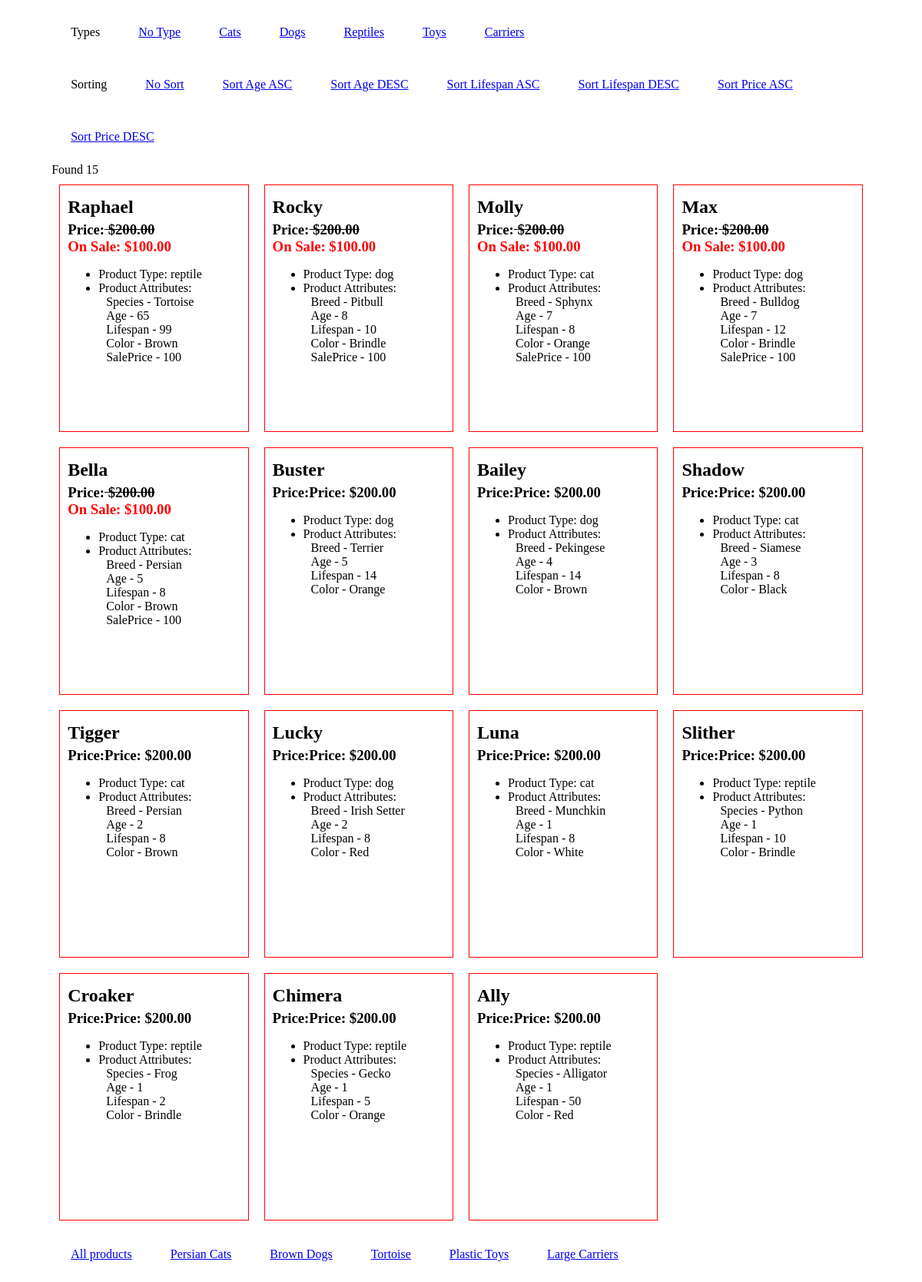
/index.php?sort=agedesc, run on the app's committed database.
### tables this page shows
CREATE TABLE `psa_products` (
  `product_id` int(11) NOT NULL,
  `product_name` varchar(45) NOT NULL,
  `product_type` varchar(45) NOT NULL DEFAULT '0',
  `product_price` decimal(6,2) NOT NULL
);

### index.php (called while the page is built, shortened)
<?php
include ('AutoLoader.class.php');
$pageData = Array();
if (php_sapi_name() === 'cli') {
    $pageData['themepath'] = 'app/view/themes/cli/';
} else {
    $pageData['themepath'] = 'app/view/themes/default/';
}
$request = new stdClass();
$request->route = 'search';
if (! empty($_GET['sort'])) {
    $request->sort = filter_var($_GET['sort'], FILTER_SANITIZE_STRING);
}
$loader = new Loader();
$loader->themepath = $pageData['themepath'];
$controller = $loader->loadController('Index', $pageData, $request);
$loader->loadView('common/header');
$pageData['body'] = $controller->index();
$loader->loadView('index', $pageData['body']);

### system/db/DatabaseMysqli.class.php (called while the page is built, shortened)
<?php
final class DatabaseMysqli extends Config
{
    private static $instance = null;
    private function __construct()
    {
        try {
            $this->connection = new \mysqli(self::DB_SERVER, self::DB_USER, self::DB_PASS, self::DB_DATABASE);
        } catch (\Exception $e) {
            error_log($e, 0);
        }
    }
    public static function getInstance()
    {
        if (self::$instance == null) {
            self::$instance = new DatabaseMysqli();
        }
        return self::$instance;
    }
    public function getResults(string $query): array
    {
        try {
            $rs = $this->connection->query($query);
            if ($this->connection->error) {
                throw new \Exception("PHP-MYSQL Error:  Could not execute Query:  query was $query");
            } else {
                while ($row = $rs->fetch_object()) {
                    $results['data'][] = $row;
                }
                if (strstr($query, 'SQL_CALC_FOUND_ROWS')) {
                    $results['num_rows'] = $rs->num_rows;
                }
                return $results;
            }
        } catch (\Exception $e) {
            $em = "PHP-MYSQL Error: " . $this->connection->errno . " - " . $this->connection->error;
            error_log($e, 0);
            error_log($em, 0);
            return Array();
        }
    }
}

### app/model/ProductSearch.class.php (called while the page is built, shortened)
<?php
class ProductSearch extends AbstractModel
{
    public $sort;
    private $whereAttributeClause;
    private $wherePriceClause;
    private $whereTypeClause;
    private $whereAdditionalClause;
    public function getProducts(): Array
    {
        $query = "SELECT SQL_CALC_FOUND_ROWS
                    p.product_name,p.product_type,p.product_price,
                      (SELECT attribute_value
                        FROM
                            petstore_db01.psa_attributes a
                        WHERE
                            a.product_id = p.product_id AND
                            LOWER(a.attribute_name) = 'age'
                        ) AS age,
                      (SELECT attribute_value
                        FROM
                            petstore_db01.psa_attributes a1
                        WHERE
                            a1.product_id = p.product_id AND
                            LOWER(a1.attribute_name) = 'lifespan'
                        ) AS lifespan,
                    (SELECT
                            GROUP_CONCAT(concat(ifnull(attribute_name,'NULL'),':',ifnull(attribute_value,'NULL')),';'
                                    SEPARATOR '|'
                                ) as attributes
                        FROM
                            petstore_db01.psa_attributes a3
                       WHERE a3.product_id = p.product_id
                        ) AS attributes
                FROM
                    petstore_db01.psa_products p
                    LEFT JOIN
                    petstore_db01.psa_attributes ptav ON ptav.product_id = p.product_id
            WHERE p.product_id !=''
            $this->whereAttributeClause
            $this->wherePriceClause
            $this->whereTypeClause
            $this->whereAdditionalClause
            group by p.product_id
            $this->sort ;";
        $results = $this->db->getResults($query);
        return ($results);
    }
    public function setSort(string $sorting)
    {
        switch ($sorting) {
            case 'agedesc':
                $this->sort = ' order by CAST(age as unsigned) desc ';
                $this->whereAdditionalClause = " AND (ptav.attribute_name = 'age' and attribute_value !='') ";
                break;
        }
    }
}

### app/controller/Index.class.php (called while the page is built, shortened)
<?php
class Index extends AbstractController
{
    public function __construct($request)
    {
        $this->request = $request;
    }
    public function index()
    {
        $loader = new Loader();
        $search = $loader->loadModel('ProductSearch');
        if (! empty($this->request->sort)) {
            $search->setSort($this->request->sort);
        }
        $results = $search->getProducts();
        if (! empty($results['data'])) {
            foreach ($results['data'] as $k => $v) {
                if (! empty($v->attributes)) {
                    $arr = explode('|', $v->attributes);
                    unset($v->attributes);
                    foreach ($arr as $k2 => $v2) {
                        if (! empty($v->age) && ! empty($v->lifespan)) {
                            $used = (double) $v->age / (double) $v->lifespan;
                            if ($used > .5) {
                                $v->salePrice = ($v->product_price * .5);
                            }
                        }
                    }
                }
            }
        } else {
            echo '<pre>';
            echo '</pre>';
            $results['data'] = 'No Results';
            $results['num_rows'] = 0;
        }
        return $results;
    }
}

### AutoLoader.class.php (called while the page is built, shortened)
<?php
class autoLoader
{
    public function __construct()
    {
        spl_autoload_register(function ($class) {
            $file = __DIR__ . DIRECTORY_SEPARATOR . str_replace('\\', DIRECTORY_SEPARATOR, $class) . '.class.php';
        });
    }
}

### system/engine/AbstractModel.class.php (called while the page is built, shortened)
<?php
abstract class AbstractModel
{
    protected function __construct()
    {
        $this->db = DatabaseMysqli::getInstance();
    }
}

### app/view/themes/default/boxes/productBoxes.php (the view)
<div class="quarter floatleft">
    <div class="productbox  ">
    	<h2 class="mar5tb"><?=$v->product_name; ?></h2>
    	<h3 class="mar5tb">Price:<?php
        if (! empty($v->salePrice)) {
            echo '<strike>' . sprintf(" $%01.2f", $v->product_price) . '</strike><br>';
            echo '<b style="color:red">' . sprintf("On Sale: $%01.2f", $v->salePrice) . '</b>';
        } else {
            echo sprintf("Price: $%01.2f", $v->product_price);;
        }
        ?>
        </h3>
    	<ul>
    		<li>Product Type: <?=$v->product_type; ?></li>
    		<li style="width: 100%;">Product Attributes:
    		<?php
            if (is_array($v->attributes)) {
                foreach ($v->attributes as $k1 => $v1) {
                    foreach ($v1 as $k2 => $v2) {
                        if (! empty($v2) && $v2 != 'NULL') {
                            echo '<div style="padding-left:10px;">';
                            echo ucwords($k2);
                            echo ' - ';
                            echo ucwords($v2);
                            echo '</div>';
                        }
                    }
                }
            }
            ?>
    		</li>
    	</ul>
    </div>
</div>

### app/view/themes/default/index.php
<div class="" style="width:100%;">
<div><?php
if (! empty($pageData['num_rows'])){
    echo "Found {$pageData['num_rows']}";
}?>
</div>
<?php
if ($pageData['num_rows'] > 0) {
    foreach ($pageData['data'] as $k => $v) {
        require 'boxes/productBoxes.php';
    }
} else {
    echo 'We are sorry, the search returned no results, please search again ';
}
?>
</div>

### app/view/themes/default/common/header.php (style rules this page uses)
.quarter { width: 25%; }
.floatleft { float: left; }
.productbox { border: 1px solid red; padding: 10px; margin: 10px; min-height: 300px; }
.mar5tb { margin: 5px 0px; }

### data on the page
psa_products: product_name "Raphael", product_price "200.00", product_price "100.00", product_type "reptile", k2 "Species", v2 "Tortoise", k2 "Age", v2 "65", k2 "Lifespan", v2 "99", k2 "Color", v2 "Brown", k2 "SalePrice", v2 "100"
psa_products: product_name "Rocky", product_price "200.00", product_price "100.00", product_type "dog", k2 "Breed", v2 "Pitbull", k2 "Age", v2 "8", k2 "Lifespan", v2 "10", k2 "Color", v2 "Brindle", k2 "SalePrice", v2 "100"
psa_products: product_name "Molly", product_price "200.00", product_price "100.00", product_type "cat", k2 "Breed", v2 "Sphynx", k2 "Age", v2 "7", k2 "Lifespan", v2 "8", k2 "Color", v2 "Orange", k2 "SalePrice", v2 "100"
psa_products: product_name "Max", product_price "200.00", product_price "100.00", product_type "dog", k2 "Breed", v2 "Bulldog", k2 "Age", v2 "7", k2 "Lifespan", v2 "12", k2 "Color", v2 "Brindle", k2 "SalePrice", v2 "100"
psa_products: product_name "Bella", product_price "200.00", product_price "100.00", product_type "cat", k2 "Breed", v2 "Persian", k2 "Age", v2 "5", k2 "Lifespan", v2 "8", k2 "Color", v2 "Brown", k2 "SalePrice", v2 "100"
psa_products: product_name "Buster", product_price "200.00", product_type "dog", k2 "Breed", v2 "Terrier", k2 "Age", v2 "5", k2 "Lifespan", v2 "14", k2 "Color", v2 "Orange"
psa_products: product_name "Bailey", product_price "200.00", product_type "dog", k2 "Breed", v2 "Pekingese", k2 "Age", v2 "4", k2 "Lifespan", v2 "14", k2 "Color", v2 "Brown"
psa_products: product_name "Shadow", product_price "200.00", product_type "cat", k2 "Breed", v2 "Siamese", k2 "Age", v2 "3", k2 "Lifespan", v2 "8", k2 "Color", v2 "Black"
psa_products: product_name "Tigger", product_price "200.00", product_type "cat", k2 "Breed", v2 "Persian", k2 "Age", v2 "2", k2 "Lifespan", v2 "8", k2 "Color", v2 "Brown"
psa_products: product_name "Lucky", product_price "200.00", product_type "dog", k2 "Breed", v2 "Irish Setter", k2 "Age", v2 "2", k2 "Lifespan", v2 "8", k2 "Color", v2 "Red"
psa_products: product_name "Luna", product_price "200.00", product_type "cat", k2 "Breed", v2 "Munchkin", k2 "Age", v2 "1", k2 "Lifespan", v2 "8", k2 "Color", v2 "White"
psa_products: product_name "Slither", product_price "200.00", product_type "reptile", k2 "Species", v2 "Python", k2 "Age", v2 "1", k2 "Lifespan", v2 "10", k2 "Color", v2 "Brindle"
psa_products: product_name "Croaker", product_price "200.00", product_type "reptile", k2 "Species", v2 "Frog", k2 "Age", v2 "1", k2 "Lifespan", v2 "2", k2 "Color", v2 "Brindle"
psa_products: product_name "Chimera", product_price "200.00", product_type "reptile", k2 "Species", v2 "Gecko", k2 "Age", v2 "1", k2 "Lifespan", v2 "5", k2 "Color", v2 "Orange"
psa_products: product_name "Ally", product_price "200.00", product_type "reptile", k2 "Species", v2 "Alligator", k2 "Age", v2 "1", k2 "Lifespan", v2 "50", k2 "Color", v2 "Red"

### other printed values
$pageData['num_rows'] "15"
